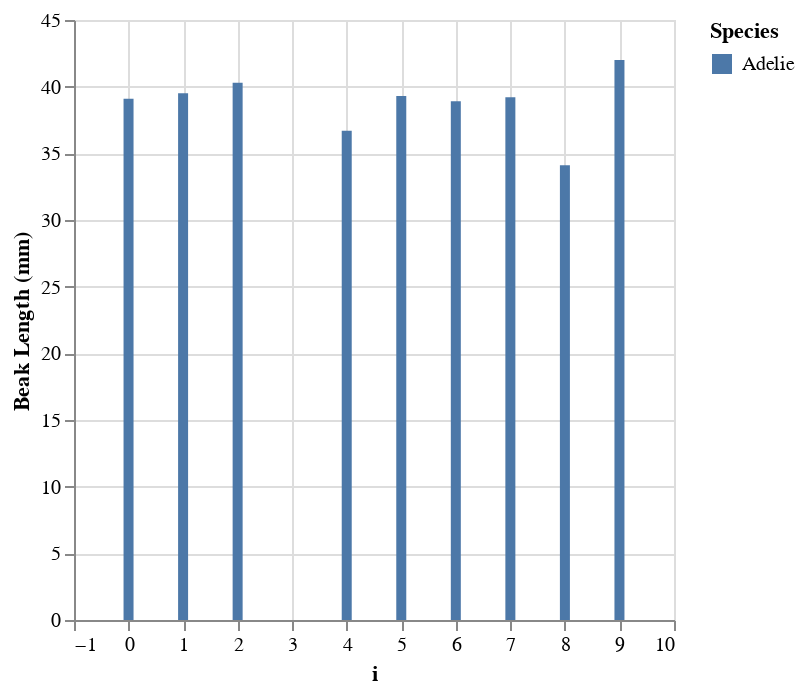

Notebook cell for this chart:
### Code cell
# add index to separate bars
# show two ways of filtering (pandas vs. transform_filter)
alt.Chart(penguins).mark_bar().encode(
    y = alt.X('Beak Length (mm):Q', scale = alt.Scale(zero=False)),
    x = 'i',
    color = 'Species:N'
).transform_filter((datum['i']>= 0) & (datum['i'] < 10))

### Figure 1 — Vega-Lite specification as saved in the notebook (floating-point values rounded to 4 significant figures; data arrays with more than 128 entries replaced by an {"elided": "..."} marker saying what was removed)
{"config": {"view": {"continuousWidth": 300, "continuousHeight": 300}}, "data": {"name": "data-4383bbd005fab146750abff8c44ccd71"}, "mark": {"type": "bar"}, "encoding": {"color": {"field": "Species", "type": "nominal"}, "x": {"field": "i", "type": "quantitative"}, "y": {"field": "Beak Length (mm)", "scale": {"zero": false}, "type": "quantitative"}}, "transform": [{"filter": "((datum['i'] >= 0) && (datum['i'] < 10))"}], "$schema": "https://vega.github.io/schema/vega-lite/v5.20.1.json", "datasets": {"data-4383bbd005fab146750abff8c44ccd71": {"elided": "344 records"}}}
